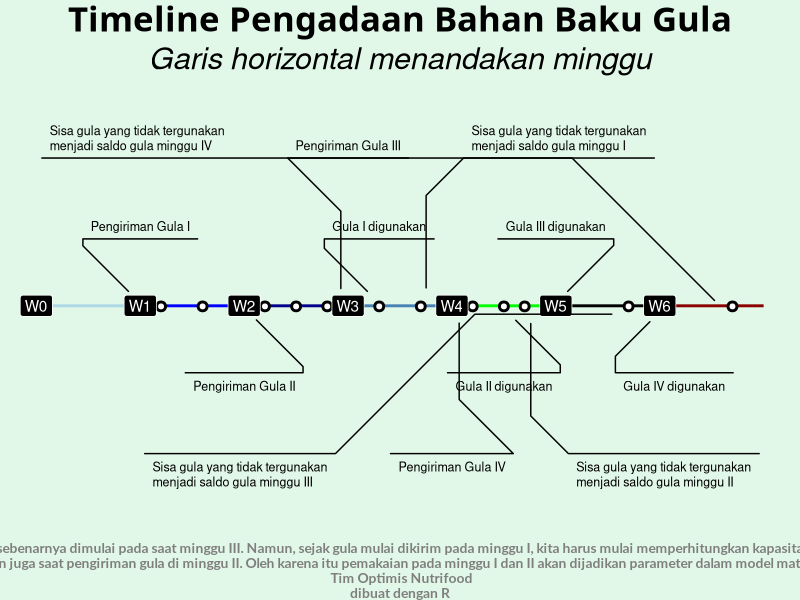

R code for this plot:
setwd("~/Documents/Live-Session-Nutrifood-R/LEFO Market Research/Optimization")

library(dplyr)
library(ggforce)
library(reshape2)

rm(list=ls())

jadwal = readxl::read_excel("ppic.xlsx", sheet = "jadwal all")

jadwal %>% 
  ggplot(aes(x = minggu, label = label, fill = minggu)) +
  
  annotate("segment", x = 0, xend = 1, y = 0, yend = 0, size = 1, color = "lightblue") +
  annotate("segment", x = 1, xend = 2, y = 0, yend = 0, size = 1, color = "blue") +
  annotate("segment", x = 2, xend = 3, y = 0, yend = 0, size = 1, color = "darkblue") +
  annotate("segment", x = 3, xend = 4, y = 0, yend = 0, size = 1, color = "steelblue") +
  annotate("segment", x = 4, xend = 5, y = 0, yend = 0, size = 1, color = "green") +
  annotate("segment", x = 5, xend = 6, y = 0, yend = 0, size = 1, color = "black") +
  annotate("segment", x = 6, xend = 7, y = 0, yend = 0, size = 1, color = "darkred") +
  
  geom_point(aes(y = -.1), size = 2, shape = 21, stroke = 1.5, fill = "white") +
  
  geom_label(aes(y = 0, label = label_minggu),
             fill = "black",
             color = "white") +
  
  geom_mark_circle(aes(y = 0, label = NA, description = label, fill = event), 
                   con.cap = -1, fill = NA, color = NA, label.fontsize = 9, label.hjust = 0,
                   label.fill = NA,
                   con.size = 0.5, con.border = "one",
                   con.type = "elbow") +

  labs(title = "Timeline Pengadaan Bahan Baku Gula",
       subtitle = "Garis horizontal menandakan minggu",
       caption = "Produksi sebenarnya dimulai pada saat minggu III. Namun, sejak gula mulai dikirim pada minggu I, kita harus mulai memperhitungkan kapasitas gudang.\nDemikian juga saat pengiriman gula di minggu II. Oleh karena itu pemakaian pada minggu I dan II akan dijadikan parameter dalam model matematika.\n Tim Optimis Nutrifood\ndibuat dengan R")+
  
  theme_void() +
  
  theme(legend.position = "none",
        plot.background = element_rect(fill = "#e1f7e7", color = NA),
        plot.title = element_text(hjust = 0.5, face = "bold", size = 25, family = "Patua"),
        plot.subtitle = element_text(hjust = 0.5, face = "italic", size = 22),
        plot.caption = element_text(hjust = 0.5, face = "bold", size = 10, color = "grey50", family = "Lato")) +
  xlim(0,7)+ ylim(-35,35)

ggsave("gula_new.png", width = 15, height = 8)
